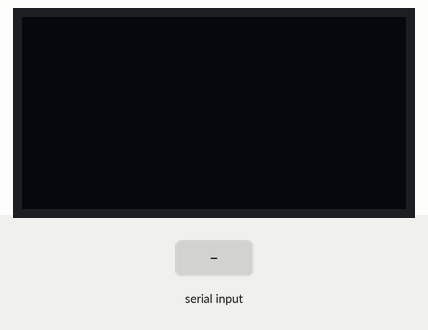
This sketch was run on a simulated Arduino Uno, built with avr-gcc and run on an emulated ATmega328P. Shown: 128×64 one-colour display. The inputs (shaded band) are chosen by the test bench. What the sketch prints to the serial monitor is not drawn.

Above: at 1.2 s.
1.3 s: "Happy\n" received over Serial
At 2.5 s:
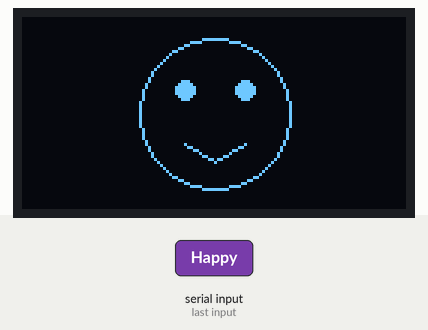
2.8 s: "Sad\n" received over Serial
At 3.6 s:
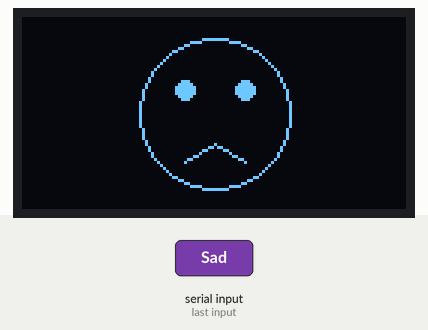
4.3 s: "Angry\n" received over Serial
At 4.8 s:
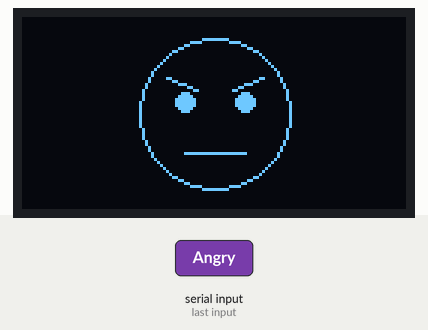
Timing chart, 0 to 7.3 s (numbered marks = the images above; inputs shaded):
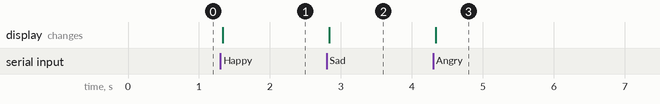

The sketch:

Ardunio_Code.ino
```cpp
#include <Wire.h>
#include <Adafruit_GFX.h>
#include <Adafruit_SSD1306.h>

#define SCREEN_WIDTH 128
#define SCREEN_HEIGHT 64

Adafruit_SSD1306 display(SCREEN_WIDTH, SCREEN_HEIGHT, &Wire, -1);

String emotion = "";

void setup() {

  Serial.begin(9600);

  if(!display.begin(SSD1306_SWITCHCAPVCC, 0x3C)) {
    while(true);
  }

  display.clearDisplay();
  display.display();
}

void drawHappy() {

  display.clearDisplay();

  // Face
  display.drawCircle(64, 32, 25, WHITE);

  // Eyes
  display.fillCircle(54, 24, 3, WHITE);
  display.fillCircle(74, 24, 3, WHITE);

  // Smile
  display.drawLine(54, 42, 64, 48, WHITE);
  display.drawLine(64, 48, 74, 42, WHITE);

  display.display();
}

void drawSad() {

  display.clearDisplay();

  // Face
  display.drawCircle(64, 32, 25, WHITE);

  // Eyes
  display.fillCircle(54, 24, 3, WHITE);
  display.fillCircle(74, 24, 3, WHITE);

  // Sad mouth
  display.drawLine(54, 48, 64, 42, WHITE);
  display.drawLine(64, 42, 74, 48, WHITE);

  display.display();
}

void drawAngry() {

  display.clearDisplay();

  // Face
  display.drawCircle(64, 32, 25, WHITE);

  // Angry eyebrows
  display.drawLine(48, 20, 58, 24, WHITE);
  display.drawLine(80, 20, 70, 24, WHITE);

  // Eyes
  display.fillCircle(54, 28, 3, WHITE);
  display.fillCircle(74, 28, 3, WHITE);

  // Angry mouth
  display.drawLine(54, 45, 74, 45, WHITE);

  display.display();
}

void loop() {

  if (Serial.available()) {

    emotion = Serial.readStringUntil('\n');

    emotion.trim();

    Serial.println(emotion);

    if (emotion == "Happy") {
      drawHappy();
    }

    else if (emotion == "Sad") {
      drawSad();
    }

    else if (emotion == "Angry") {
      drawAngry();
    }
  }
}
```

Measured:
- after the input at 1.3 s, the display: changes at once (image 1)
- after the input at 2.8 s, the display: changes at once (image 2)
- after the input at 4.3 s, the display: changes at once (image 3)
